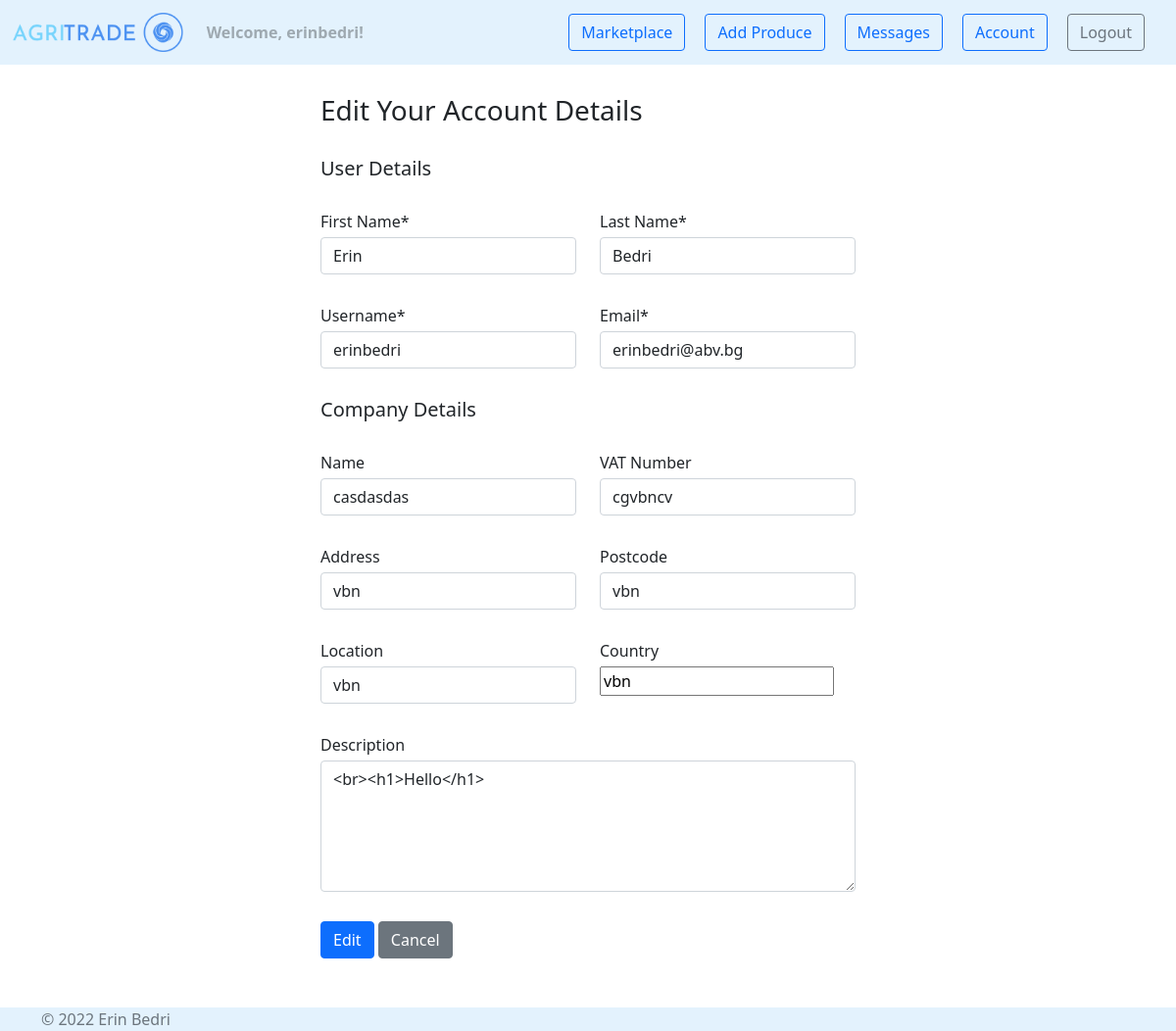
/accounts/account/edit (signed in), run on an earlier commit of the app's database.
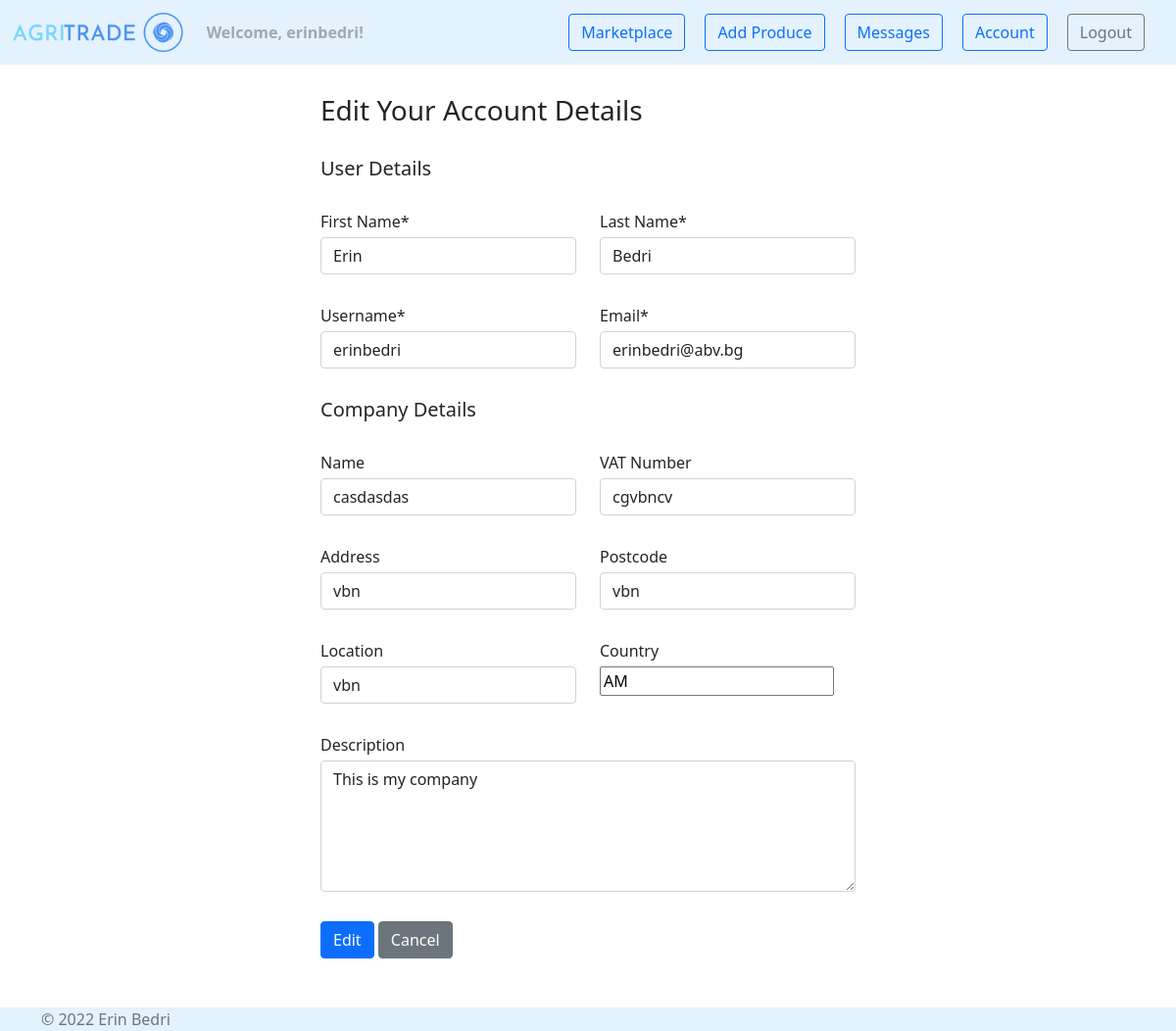
And on a later commit of the database.
### agri_trade/accounts/models.py (models this page shows, shortened)
class Company(models.Model):
    account = models.OneToOneField(
        UserModel,
        primary_key=True,
        on_delete=CASCADE,
    )
    name = models.CharField(
        max_length=100,
        blank=True,
    )
    vat = models.CharField(
        max_length=25,
        blank=True,
    )
    address = models.TextField(
        max_length=200,
        blank=True,
    )
    postcode = models.CharField(
        max_length=15,
        blank=True,
    )
    location = models.CharField(
        max_length=25,
        blank=True,
    )
    country = models.CharField(
        max_length=25,
        blank=True,
    )
    description = models.TextField(
        max_length=500,
        blank=True,
    )
    updated_on = models.DateTimeField(
        auto_now_add=True,
    )
    class Meta:
        verbose_name_plural = 'companies'

### agri_trade/accounts/views.py (the view)
# urls.py: path('account/edit', views.edit_account, name='edit account'),
@login_required
def edit_account(request):
    company = get_object_or_404(Company, pk=request.user.id)
    if request.method == 'POST':
        account_form = EditAccountForm(request.POST, instance=request.user)
        company_form = EditCompanyForm(request.POST, instance=company)
        if account_form.is_valid() and company_form.is_valid():
            account_form.save()
            company_form.save()
            messages.success(request, 'Your account was updated successfully!')
            return redirect('accounts:account')
        else:
            messages.error(request, 'Edit was unsuccessful! Fix the issues below.')
    else:
        account_form = EditAccountForm(instance=request.user)
        company_form = EditCompanyForm(instance=company)
    context = {
        'account_form': account_form,
        'company_form': company_form,
    }
    return render(request, 'accounts/edit_account.html', context)

### agri_trade/accounts/forms.py
class EditAccountForm(forms.ModelForm):
    first_name = forms.CharField(required=True,
                                 max_length=30,
                                 widget=forms.TextInput(attrs={'class': 'form-control',
                                                               }))
    last_name = forms.CharField(required=True,
                                max_length=30,
                                widget=forms.TextInput(attrs={'class': 'form-control',
                                                              }))
    email = forms.EmailField(required=True,
                             widget=forms.TextInput(attrs={'class': 'form-control',
                                                           }))
    username = forms.CharField(required=True,
                               max_length=30,
                               widget=forms.TextInput(attrs={'class': 'form-control',
                                                             }))
    class Meta:
        model = UserModel
        fields = ('first_name', 'last_name', 'username', 'email')

### agri_trade/accounts/templates/accounts/edit_account.html (shortened to what this page needs)
{% extends 'web/base.html' %}
{% block content %}
    <div class="container" style="margin-top: 30px; margin-bottom: 50px">
        <div class="row justify-content-md-center">
            <div class="col-md-6">
                <h3>Edit Your Account Details</h3>
                <form method="post" action="{% url 'accounts:edit account' %}">
                    <div style="margin-top: 30px">
                        <h5>User Details</h5>
                        <div class="row" style="margin-top: 30px">
                            <div class="col">
                                <label class="mb-1">First Name*</label>
                                {{ account_form.first_name }}
                            </div>
                            <div class="col">
                                <label class="mb-1">Last Name*</label>
                                {{ account_form.last_name }}
                            </div>
                        </div>
                        <div class="row" style="margin-top: 30px">
                            <div class="col">
                                <label class="mb-1">Username*</label>
                                {{ account_form.username }}
                            </div>
                            <div class="col">
                                <label class="mb-1">Email*</label>
                                {{ account_form.email }}
                            </div>
                        </div>
                    </div>
                    <div style="margin-top: 30px">
                        <h5>Company Details</h5>
                        <div class="row" style="margin-top: 30px">
                            <div class="col">
                                <label class="mb-1">Name</label>
                                {{ company_form.name }}
                            </div>
                            <div class="col">
                                <label class="mb-1">VAT Number</label>
                                {{ company_form.vat }}
                            </div>
                        </div>
                        <div class="row" style="margin-top: 30px">
                            <div class="col">
                                <label class="mb-1">Address</label>
                                {{ company_form.address }}
                            </div>
                            <div class="col">
                                <label class="mb-1">Postcode</label>
                                {{ company_form.postcode }}
                            </div>
                        </div>
                        <div class="row" style="margin-top: 30px">
                            <div class="col">
                                <label class="mb-1">Location</label>
                                {{ company_form.location }}
                            </div>
                            <div class="col">
                                <label class="mb-1">Country</label>
                                {{ company_form.country }}
                            </div>
                        </div>
                        <div class="row" style="margin-top: 30px">
                            <div class="col">
                                <label class="mb-1">Description</label>
                                {{ company_form.description }}
                            </div>
                        </div>
                    </div>
                    <button type="submit" style="margin-top: 30px" class="btn btn-primary">Edit</button>
                    <a class="btn btn-secondary" style="margin-top: 30px" href="{% url 'accounts:account' %}"
                       role="button">Cancel</a>
                </form>
            </div>
        </div>
    </div>
{% endblock %}

What changed in the data, as far as the page shows it:
changed Company "casdasdas": country "vbn" → "AM"; description "<br><h1>Hello</h1>" → "This is my company"
